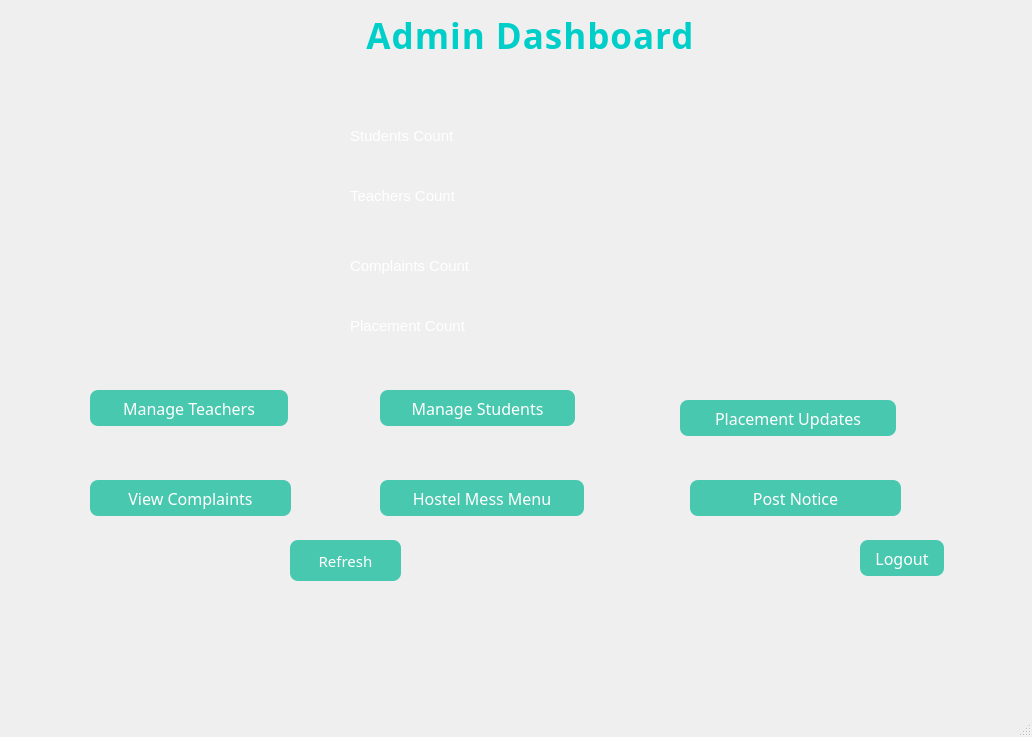
<?xml version="1.0" encoding="UTF-8"?>
<ui version="4.0">
 <class>admindashboard</class>
 <widget class="QMainWindow" name="admindashboard">
  <property name="geometry">
   <rect>
    <x>0</x>
    <y>0</y>
    <width>1032</width>
    <height>737</height>
   </rect>
  </property>
  <property name="windowTitle">
   <string>MainWindow</string>
  </property>
  <property name="styleSheet">
   <string notr="true">background-color: qlineargradient(
    x1:0, y1:0, x2:1, y2:1,
    stop:0 #141e30,
    stop:1 #243b55
);
color: white;</string>
  </property>
  <widget class="QWidget" name="centralwidget">
   <widget class="QWidget" name="widget" native="true">
    <property name="geometry">
     <rect>
      <x>20</x>
      <y>-40</y>
      <width>1000</width>
      <height>700</height>
     </rect>
    </property>
    <property name="minimumSize">
     <size>
      <width>1000</width>
      <height>700</height>
     </size>
    </property>
    <property name="font">
     <font>
      <pointsize>11</pointsize>
     </font>
    </property>
    <widget class="QLabel" name="labelTitle">
     <property name="geometry">
      <rect>
       <x>270</x>
       <y>30</y>
       <width>481</width>
       <height>91</height>
      </rect>
     </property>
     <property name="font">
      <font>
       <family>Swis721 LtEx BT</family>
       <pointsize>-1</pointsize>
       <bold>true</bold>
      </font>
     </property>
     <property name="styleSheet">
      <string notr="true">font-size: 35px;
font-weight: bold;
color: #00cec9;
letter-spacing: 1px;</string>
     </property>
     <property name="text">
      <string>Admin Dashboard</string>
     </property>
     <property name="alignment">
      <set>Qt::AlignmentFlag::AlignCenter</set>
     </property>
    </widget>
    <widget class="QLabel" name="label">
     <property name="geometry">
      <rect>
       <x>330</x>
       <y>160</y>
       <width>151</width>
       <height>31</height>
      </rect>
     </property>
     <property name="font">
      <font>
       <pointsize>11</pointsize>
      </font>
     </property>
     <property name="styleSheet">
      <string notr="true">QLabel {
    color: white;
    font-size: px;
}</string>
     </property>
     <property name="text">
      <string>Students Count</string>
     </property>
    </widget>
    <widget class="QLabel" name="lblStudents">
     <property name="geometry">
      <rect>
       <x>560</x>
       <y>160</y>
       <width>71</width>
       <height>31</height>
      </rect>
     </property>
     <property name="font">
      <font>
       <pointsize>11</pointsize>
      </font>
     </property>
     <property name="styleSheet">
      <string notr="true">QLabel {
    color: white;
    font-size: px;
}</string>
     </property>
     <property name="text">
      <string/>
     </property>
    </widget>
    <widget class="QLabel" name="label_2">
     <property name="geometry">
      <rect>
       <x>330</x>
       <y>220</y>
       <width>151</width>
       <height>31</height>
      </rect>
     </property>
     <property name="font">
      <font>
       <pointsize>11</pointsize>
      </font>
     </property>
     <property name="styleSheet">
      <string notr="true">QLabel {
    color: white;
    font-size: px;
}</string>
     </property>
     <property name="text">
      <string>Teachers Count</string>
     </property>
    </widget>
    <widget class="QLabel" name="lblTeachers">
     <property name="geometry">
      <rect>
       <x>560</x>
       <y>220</y>
       <width>71</width>
       <height>31</height>
      </rect>
     </property>
     <property name="font">
      <font>
       <pointsize>11</pointsize>
      </font>
     </property>
     <property name="styleSheet">
      <string notr="true">QLabel {
    color: white;
    font-size: px;
}</string>
     </property>
     <property name="text">
      <string/>
     </property>
    </widget>
    <widget class="QLabel" name="label_3">
     <property name="geometry">
      <rect>
       <x>330</x>
       <y>290</y>
       <width>151</width>
       <height>31</height>
      </rect>
     </property>
     <property name="font">
      <font>
       <pointsize>11</pointsize>
      </font>
     </property>
     <property name="styleSheet">
      <string notr="true">QLabel {
    color: white;
    font-size: px;
}</string>
     </property>
     <property name="text">
      <string>Complaints Count</string>
     </property>
    </widget>
    <widget class="QLabel" name="lblComplaints">
     <property name="geometry">
      <rect>
       <x>560</x>
       <y>290</y>
       <width>71</width>
       <height>31</height>
      </rect>
     </property>
     <property name="font">
      <font>
       <pointsize>11</pointsize>
      </font>
     </property>
     <property name="styleSheet">
      <string notr="true">QLabel {
    color: white;
    font-size: px;
}</string>
     </property>
     <property name="text">
      <string/>
     </property>
    </widget>
    <widget class="QLabel" name="lblPlacements">
     <property name="geometry">
      <rect>
       <x>560</x>
       <y>350</y>
       <width>71</width>
       <height>31</height>
      </rect>
     </property>
     <property name="font">
      <font>
       <pointsize>11</pointsize>
      </font>
     </property>
     <property name="styleSheet">
      <string notr="true">QLabel {
    color: white;
    font-size: px;
}</string>
     </property>
     <property name="text">
      <string/>
     </property>
    </widget>
    <widget class="QLabel" name="label_4">
     <property name="geometry">
      <rect>
       <x>330</x>
       <y>350</y>
       <width>151</width>
       <height>31</height>
      </rect>
     </property>
     <property name="font">
      <font>
       <pointsize>11</pointsize>
      </font>
     </property>
     <property name="styleSheet">
      <string notr="true">QLabel {
    color: white;
    font-size: px;
}</string>
     </property>
     <property name="text">
      <string>Placement Count</string>
     </property>
    </widget>
    <widget class="QPushButton" name="btnTeachers">
     <property name="geometry">
      <rect>
       <x>70</x>
       <y>430</y>
       <width>198</width>
       <height>36</height>
      </rect>
     </property>
     <property name="font">
      <font>
       <family>Swis721 LtEx BT</family>
       <pointsize>12</pointsize>
      </font>
     </property>
     <property name="styleSheet">
      <string notr="true">QPushButton {
    background-color: rgba(0, 184, 148, 0.7);
    color: white;
    border-radius: 8px;
    padding: 6px;
}
QPushButton:hover {
    background-color: rgba(0, 184, 148, 1);
}</string>
     </property>
     <property name="text">
      <string>Manage Teachers</string>
     </property>
    </widget>
    <widget class="QPushButton" name="btnStudents">
     <property name="geometry">
      <rect>
       <x>360</x>
       <y>430</y>
       <width>195</width>
       <height>36</height>
      </rect>
     </property>
     <property name="font">
      <font>
       <family>Swis721 LtEx BT</family>
       <pointsize>12</pointsize>
      </font>
     </property>
     <property name="styleSheet">
      <string notr="true">QPushButton {
    background-color: rgba(0, 184, 148, 0.7);
    color: white;
    border-radius: 8px;
    padding: 6px;
}
QPushButton:hover {
    background-color: rgba(0, 184, 148, 1);
}</string>
     </property>
     <property name="text">
      <string>Manage Students</string>
     </property>
    </widget>
    <widget class="QPushButton" name="btnComplaints">
     <property name="geometry">
      <rect>
       <x>70</x>
       <y>520</y>
       <width>201</width>
       <height>36</height>
      </rect>
     </property>
     <property name="font">
      <font>
       <family>Swis721 LtEx BT</family>
       <pointsize>12</pointsize>
      </font>
     </property>
     <property name="styleSheet">
      <string notr="true">QPushButton {
    background-color: rgba(0, 184, 148, 0.7);
    color: white;
    border-radius: 8px;
    padding: 6px;
}
QPushButton:hover {
    background-color: rgba(0, 184, 148, 1);
}</string>
     </property>
     <property name="text">
      <string>View Complaints</string>
     </property>
    </widget>
    <widget class="QPushButton" name="btnNotice">
     <property name="geometry">
      <rect>
       <x>670</x>
       <y>520</y>
       <width>211</width>
       <height>36</height>
      </rect>
     </property>
     <property name="font">
      <font>
       <family>Swis721 LtEx BT</family>
       <pointsize>12</pointsize>
      </font>
     </property>
     <property name="styleSheet">
      <string notr="true">QPushButton {
    background-color: rgba(0, 184, 148, 0.7);
    color: white;
    border-radius: 8px;
    padding: 6px;
}
QPushButton:hover {
    background-color: rgba(0, 184, 148, 1);
}</string>
     </property>
     <property name="text">
      <string>Post Notice</string>
     </property>
    </widget>
    <widget class="QPushButton" name="btnMess">
     <property name="geometry">
      <rect>
       <x>360</x>
       <y>520</y>
       <width>204</width>
       <height>36</height>
      </rect>
     </property>
     <property name="font">
      <font>
       <family>Swis721 LtEx BT</family>
       <pointsize>12</pointsize>
      </font>
     </property>
     <property name="styleSheet">
      <string notr="true">QPushButton {
    background-color: rgba(0, 184, 148, 0.7);
    color: white;
    border-radius: 8px;
    padding: 6px;
}
QPushButton:hover {
    background-color: rgba(0, 184, 148, 1);
}</string>
     </property>
     <property name="text">
      <string>Hostel Mess Menu</string>
     </property>
    </widget>
    <widget class="QPushButton" name="btnPlacement">
     <property name="geometry">
      <rect>
       <x>660</x>
       <y>440</y>
       <width>216</width>
       <height>36</height>
      </rect>
     </property>
     <property name="font">
      <font>
       <family>Swis721 LtEx BT</family>
       <pointsize>12</pointsize>
      </font>
     </property>
     <property name="styleSheet">
      <string notr="true">QPushButton {
    background-color: rgba(0, 184, 148, 0.7);
    color: white;
    border-radius: 8px;
    padding: 6px;
}
QPushButton:hover {
    background-color: rgba(0, 184, 148, 1);
}</string>
     </property>
     <property name="text">
      <string>Placement Updates</string>
     </property>
    </widget>
    <widget class="QPushButton" name="btnRefresh">
     <property name="geometry">
      <rect>
       <x>270</x>
       <y>580</y>
       <width>111</width>
       <height>41</height>
      </rect>
     </property>
     <property name="font">
      <font>
       <family>Swis721 LtEx BT</family>
       <pointsize>11</pointsize>
      </font>
     </property>
     <property name="styleSheet">
      <string notr="true">QPushButton {
    background-color: rgba(0, 184, 148, 0.7);
    color: white;
    border-radius: 8px;
    padding: 6px;
}
QPushButton:hover {
    background-color: rgba(0, 184, 148, 1);
}</string>
     </property>
     <property name="text">
      <string>Refresh</string>
     </property>
    </widget>
    <widget class="QPushButton" name="btnLogout">
     <property name="geometry">
      <rect>
       <x>840</x>
       <y>580</y>
       <width>84</width>
       <height>36</height>
      </rect>
     </property>
     <property name="font">
      <font>
       <family>Swis721 LtEx BT</family>
       <pointsize>12</pointsize>
      </font>
     </property>
     <property name="styleSheet">
      <string notr="true">QPushButton {
    background-color: rgba(0, 184, 148, 0.7);
    color: white;
    border-radius: 8px;
    padding: 6px;
}
QPushButton:hover {
    background-color: rgba(0, 184, 148, 1);
}</string>
     </property>
     <property name="text">
      <string>Logout</string>
     </property>
    </widget>
   </widget>
  </widget>
  <widget class="QMenuBar" name="menubar">
   <property name="geometry">
    <rect>
     <x>0</x>
     <y>0</y>
     <width>1032</width>
     <height>25</height>
    </rect>
   </property>
  </widget>
  <widget class="QStatusBar" name="statusbar"/>
 </widget>
 <resources/>
 <connections/>
</ui>
